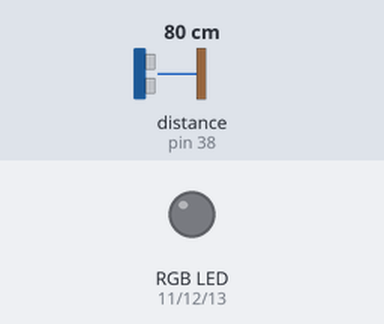
Simulated run of this program. Board: Raspberry Pi (header pin numbers). Shown: an RGB LED mixed from three pins (HIGH = lit). The test bench sets the inputs (shaded band); at power-on: distance to the obstacle (sensor on pin 38) 80 cm. The echo pulse lasts 58.3 µs per cm; the clock reads 2024-03-15 10:24:30 at power-on unless the program sets it; pins used as bus, display or sensor lines are not drawn.

Above: at 5.0 s.
5.1 s: distance to the obstacle (sensor on pin 38) set to 44 cm
6.6 s: distance to the obstacle (sensor on pin 38) set to 37 cm
At 7.7 s:
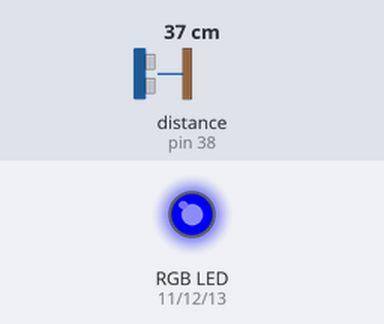
Timing chart, 0 to 9.6 s (numbered marks = the images above; inputs shaded):
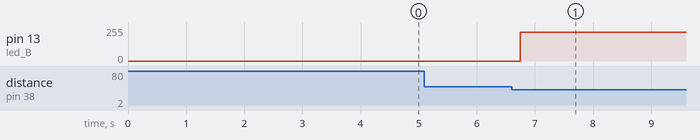

Measured:
- the behaviour switches between 41 and 40 cm on distance to the obstacle (sensor on pin 38) (found by bisection; images 0 and 1)
- after the input at 5.1 s, every drawn part: stays the same
- after the input at 6.6 s, pin 13 (led_B): 0/255 → 214/255 after 0.15 s

The program:

4-distance-colour-game.py
```python
#############################
#   Change LED colours
#   depending on distance
#   from sensor.
############################

import RPi.GPIO as GPIO
import time

#Things to consider:
#-use IDLE (for python 3.X) rather than Thonny
#-use 5v pin on RPi (pins 2 & 4) NOT 3.3v
#CAUTION: do not send 5v into RPi! use voltage divider

#Distance sensor pin setup
GPIO.setmode(GPIO.BOARD) #physical numbering scheme
trig = 40
echo = 38

GPIO.setup(trig, GPIO.OUT) #set pin 38 as output
GPIO.setup(echo, GPIO.IN) #set pin 40 as input

GPIO.output(trig, False) #start trig at 0
time.sleep(1) # delay for setup

#LED (PWM) Setup
led_R = 11
led_G = 12
led_B = 13

GPIO.setmode(GPIO.BOARD) #numbering scheme
GPIO.setup(led_R, GPIO.OUT) #set pin 11 as output
GPIO.setup(led_G, GPIO.OUT) #set pin 11 as output
GPIO.setup(led_B, GPIO.OUT) #set pin 11 as output

pwm_R = GPIO.PWM(led_R, 5000) #enable PWM, specify frequency of 1kHz
pwm_G = GPIO.PWM(led_G, 5000)
pwm_B = GPIO.PWM(led_B, 5000)

#variables to detemine the colour (out of 100)
R = 0.0
G = 0.0
B = 0.0

pwm_R.start(R) #start PWM at 0% duty cycle (off)
pwm_G.start(G)
pwm_B.start(B)

#set bounds for our sensor, in cm's
middle = 20
max_distance = 40
min_distance = 3
tolerance = 1

def distance():
    GPIO.output(trig, True) #LED on
    time.sleep(0.00001) #figure out how much time this is
    GPIO.output(trig, False) #LED off

    while GPIO.input(echo)==0:
        start = time.time()

    while GPIO.input(echo)==1:
        stop = time.time()
        distance = 17014.5*(stop-start)

    return distance #in centimeters

scanON = True
while (scanON):
    dist = distance() # function call
    time.sleep(0.1)

    if dist>100:
        continue
    elif dist > max_distance: # print condition
        B = 100
        R = 0
    elif dist < min_distance: # exit condition
        scanON = False
        B = 0
        R = 100
    elif abs(dist-middle) <= tolerance:
        B = 0
        R = 0
    elif dist < middle:
        B = 0
        R = (middle - dist)*(100/middle)

    else:
        R = 0
        B = (dist - middle)*(100/middle)
        pwm_R.ChangeDutyCycle(float(R)) #apply our colour changes
        pwm_B.ChangeDutyCycle(float(B))

GPIO.cleanup()
```
